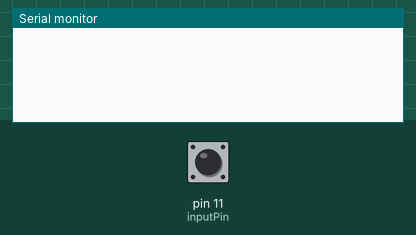
A sketch run on a simulated Arduino Uno, built with avr-gcc and run on an emulated ATmega328P. Shown: the last lines printed to the serial monitor. The test bench sets the inputs (shaded band); at power-on: pin 11 (inputPin) HIGH.

Above: at 1.2 s.
1.3 s: pin 11 (inputPin) pulled LOW for 0.15 s
At 1.9 s:
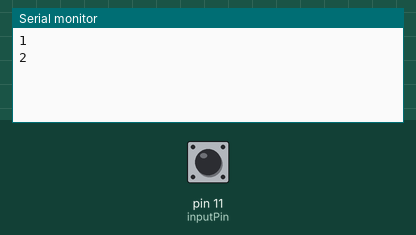
2.9 s: pin 11 (inputPin) pulled LOW for 1 s
At 4.4 s:
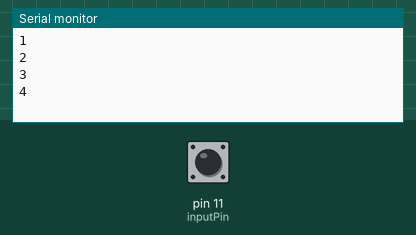
5.4 s: pin 11 (inputPin) pulled LOW for 0.15 s
At 6.2 s:
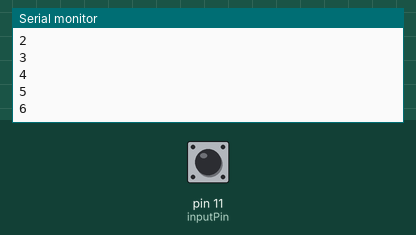
Timing chart, 0 to 8.4 s (numbered marks = the images above; inputs shaded):
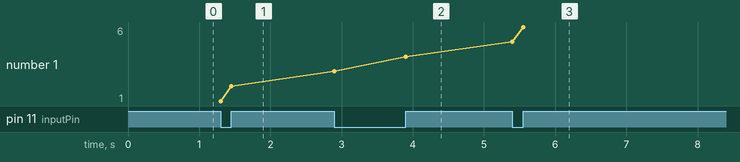

Measured:
- after the input at 1.3 s, the serial monitor: prints a new line at once (image 1)
- after the input at 2.9 s, the serial monitor: prints a new line at once (image 2)
- after the input at 5.4 s, the serial monitor: prints a new line at once (image 3)
- plotted number 1: 2 → 4 after the input at 2.9 s, 4 → 6 after the input at 5.4 s

The sketch:

limit_switch_test.ino
```cpp
int inputPin = 11;

int limitSwitchState;
int limitSwitchVal;
int limitSwitchPresses = 0;
long limitSwitchLastToggleTime = 0;
long limitSwitchDebounceTime = 50;

void setup() {
   pinMode(inputPin, INPUT);
   digitalWrite(inputPin, HIGH);

   Serial.begin(9600);
   limitSwitchState = digitalRead(inputPin); // store initial button state (should be high)
}

void loop() {
  limitSwitchVal = digitalRead(inputPin);
  //Serial.println(limitSwitchVal);

  if (limitSwitchVal != limitSwitchState && millis() - limitSwitchLastToggleTime > limitSwitchDebounceTime) {
    limitSwitchPresses = limitSwitchPresses + 1;
    Serial.println(limitSwitchPresses);
    limitSwitchState = limitSwitchVal;
    limitSwitchLastToggleTime = millis();
  }

}
```
